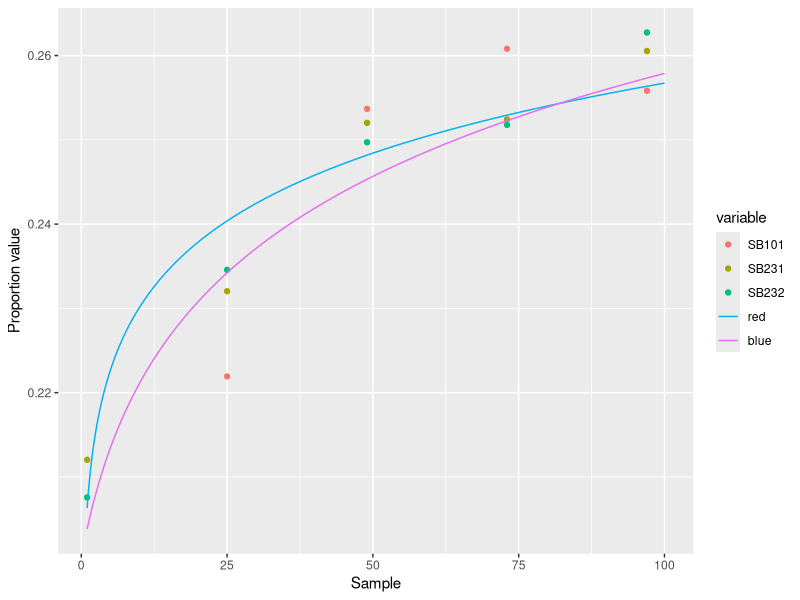
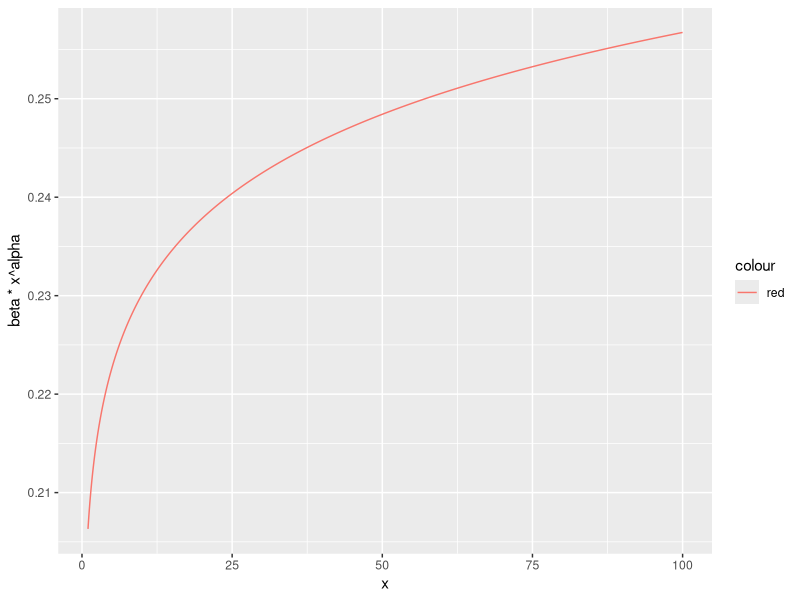

The R source for these figures, in order:
sb_tri_alpha <- data.frame(
  SB101 = c(2.331, 3.95, 3.81, 4.314, 4.798), #SOYBEANS 101
  SB231 = c(3.109, 4.124, 3.779, 4.672, 4.864), #SOYBEANS 231
  SB232 = c(3.039, 4.752, 4.553, 4.217, 4.02) #SOYBEANS 232
)

sb_tri_beta <- data.frame(
  SB101 = c(10.086, 13.849, 11.209, 12.227, 13.957), #SOYBEANS 101
  SB231 = c(11.554, 13.649, 11.216, 13.837, 13.805), #SOYBEANS 231
  SB232 = c(11.602, 15.506, 13.68, 12.532, 11.28) #SOYBEANS 232
)

sb_tri_mean <- sb_tri_alpha / (sb_tri_alpha + sb_tri_beta)
sb_tri_mean$day <- c(1, 25, 49, 73, 97)

library(reshape2)
data <- melt(sb_tri_mean, id.vars = "day")
data <- data[2:15,]

exp_data <- data
exp_data$value <- exp(exp_data$value)

pt_data <- data
pt_data$day <- log(pt_data$day)
pt_data$value <- log(pt_data$value)

alpha <- cov(pt_data$value, pt_data$day) / sd(pt_data$day)^2
beta <- mean(pt_data$value) - alpha * mean(pt_data$day)
beta <- exp(beta)

x <- seq(from = 1, to = 100, by = 0.1)

library(ggplot2)
#Analysis per sample
ggplot() +
  geom_point(aes(x = day, y = value, group = variable, color = variable), data = data) +
  xlab("Sample") + ylab("Proportion value") +
  geom_point() + geom_line() +
  geom_line(aes(x = x, y = beta * x ^ alpha, colour = "red")) +
  geom_line(aes(x = x, y = log10(x+5)/23 + 0.17, colour = "blue"))

ggplot() +
  geom_line(aes(x = x, y = beta * x ^ alpha, colour = "red"))
